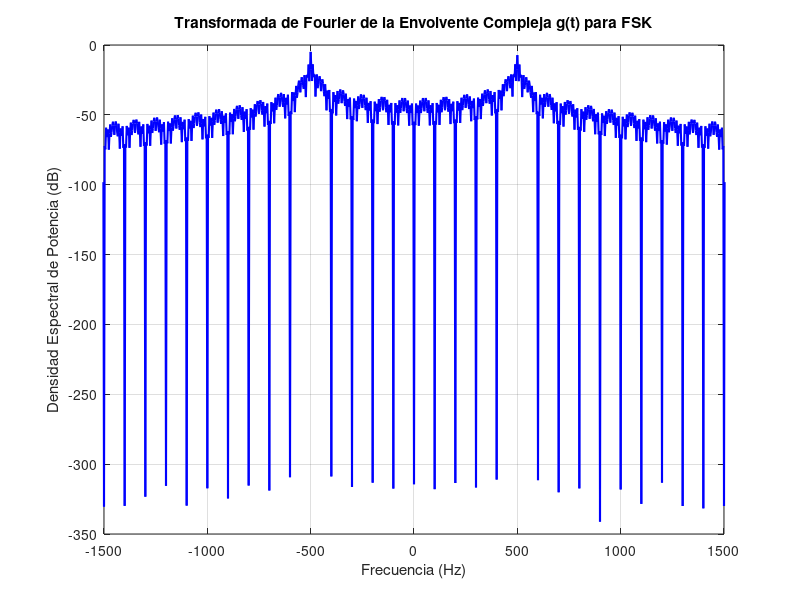

Here is the MATLAB script that generated this plot: (Note: this script raises an error after producing the figure.)
% Yhean Fernandez
% Jeremias Olivares
% Benjamin Arango

% =========================================================================
% Laboratorio Presencial: Modulación FSK
% Transformada de Fourier de la envolvente compleja g(t)
%Actividad laboratorio
% =========================================================================
clear; clc; close all;

%% 1. Parámetros de Simulación
R = 100;             % Tasa de bits (100 bps)
Tb = 1/R;            % Tiempo de bit
fs = 10000;          % Frecuencia de muestreo (Hz)
N_bits = 30;         % Cantidad de bits a simular
t = 0:1/fs:(N_bits*Tb)-(1/fs); % Vector de tiempo

Ac = 1;              % Amplitud
Delta_f = 500;       % Desviación de frecuencia (Hz)

%% 2. Generación de m(t) y la envolvente compleja g(t)
% FSK requiere una señal modulante polar (-1 y 1) para subir y bajar la frecuencia
bits = randi([0 1], 1, N_bits); 
m_unipolar = repelem(bits, fs*Tb); 
m_polar = 2*m_unipolar - 1; % Conversión a polar (-1 a 1)

% Cálculo de la integral de m(t) usando suma acumulativa
integral_m = cumsum(m_polar) / fs;

% Envolvente compleja g(t) según la ecuación teórica de FM/FSK
g_t = Ac .* exp(1j * 2 * pi * Delta_f * integral_m);

%% 3. Transformada de Fourier de g(t)
N = length(g_t);
f_axis = (-N/2:N/2-1)*(fs/N); % Eje de frecuencias centrado en 0
G_f = fftshift(fft(g_t)) / N; % FFT

%% 4. Gráfica para el informe
figure('Name', 'Espectro de la Envolvente Compleja FSK');
plot(f_axis, 10*log10(abs(G_f).^2), 'b', 'LineWidth', 1.5); % Graficado en dB para emular un analizador de espectro

title('Transformada de Fourier de la Envolvente Compleja g(t) para FSK');
xlabel('Frecuencia (Hz)');
ylabel('Densidad Espectral de Potencia (dB)');
xlim([-1500 1500]); grid on;

% Líneas de los picos teóricos (Marca y Espacio)
xline(-Delta_f, '-g', 'Espacio (-\Delta f)', 'LabelVerticalAlignment', 'bottom');
xline(Delta_f, '-g', 'Marca (+\Delta f)', 'LabelVerticalAlignment', 'bottom');

% Líneas del Ancho de Banda Teórico (Regla de Carson)
BW_carson = 2*(Delta_f + R);
xline(-(BW_carson/2), '--r');
xline((BW_carson/2), '--r');
legend('Espectro g(t)', 'Frecuencias \pm \Delta f', 'Límites Regla de Carson');

%==========================================================================

% =========================================================================
% Transformada de Fourier de la envolvente compleja g(t) - Modulación OOK
% Actividad Previa
% =========================================================================
clear; clc; close all;

%% Parámetros
R = 10;              % Tasa de bits (bits por segundo)
Tb = 1/R;            % Tiempo de bit (s)
fs = 1000 * R;       % Frecuencia de muestreo
N_bits = 20;         % Número de bits simulados
t = 0:1/fs:(N_bits*Tb)-(1/fs); 

Ac = 1;              % Amplitud de la portadora

%% Generación de g(t)
bits = randi([0 1], 1, N_bits); % Generación de datos
m_t = repelem(bits, fs*Tb);     % Tren de pulsos unipolar
g_t = Ac .* m_t;                % Envolvente compleja

%% Transformada de Fourier
N = length(g_t);
f_axis = (-N/2:N/2-1)*(fs/N); 
G_f = fftshift(fft(g_t)) / N; 

%% Gráfica
figure('Name', 'Espectro Banda Base');
plot(f_axis, abs(G_f), 'b', 'LineWidth', 1.5);
title('Transformada de Fourier de la Envolvente Compleja g(t)');
xlabel('Frecuencia (Hz)'); ylabel('Magnitud |G(f)|');
xlim([-30 30]); grid on;

% Líneas de los nulos teóricos
xline(-R, '--r', 'Nulo Inferior (-R)');
xline(R, '--r', 'Nulo Superior (+R)');
